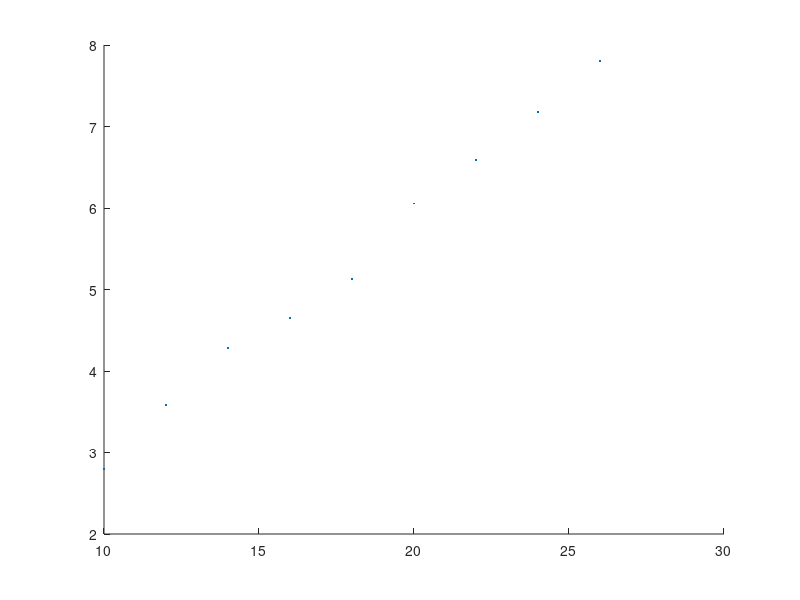

MATLAB code to generate this figure:
u =(10:2:26);
i =[0.065 0.081 0.099 0.117 0.137 0.156 0.177 0.200 0.220];
v1=[2.795 3.582 4.286 4.648 5.133 6.056 6.587 7.180 7.803];
r=0.5*103.84*10^(-3);
s=pi*r*r;
rho=1.185;
p0=u.*i
p1=0.5.*rho.*s.*(v1.^3)
ita=p1./p0

uv=scatter(u, v1, 20, '.k');
